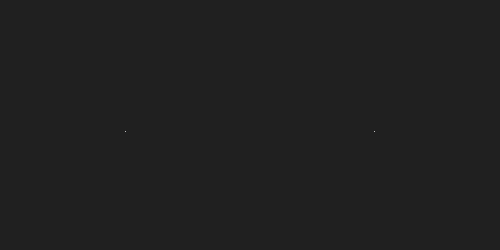
Frame 1 (no input)
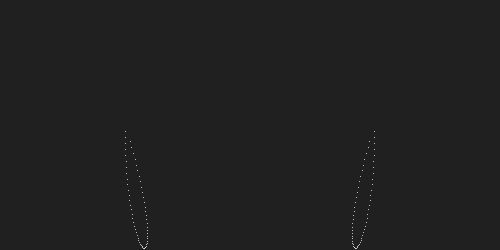
Frame 60 (the mouse pressed at the canvas centre just before this capture)
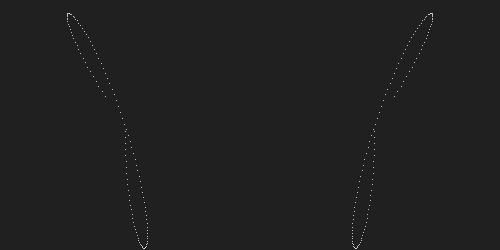
Frame 120 (the mouse held since frame 60 and released just before this capture)

The Processing sketch that drew these frames (run headless with seeded random() and noise(); from frame 60 on, the mouse is pressed at the canvas centre):

// Processing sketch: build
// ── build.pde
/* 

Aprendiendo Processing - función con parámetros

- Como 01, pero la posición y la simetría se les asigna como parámetros de la función flor()

José Vicente Araújo
http://dunadigital.com 
svcnt@dunadigital.com
junio 2015
Processing 2.2.1

*/


//VARIABLES GLOBALES


//SETUP
void setup() {
	size(500, 250);
	background(#202020);
	stroke(255);
	noFill();
	
}

//LOOP
void draw() {

		flor(width*0.25, height*0.5, 1);
		flor(width*0.75, height*0.5, -1);

}

void flor(float centroX, float centroY, float sim){
	pushMatrix();
		translate(centroX, centroY);
		float radio = sin(frameCount*0.05) * 125;
		float posX = sim*sin(frameCount*0.005)*radio;
		float posY = cos(frameCount*0.005)*radio;
		point(posX, posY);
	popMatrix();
}
